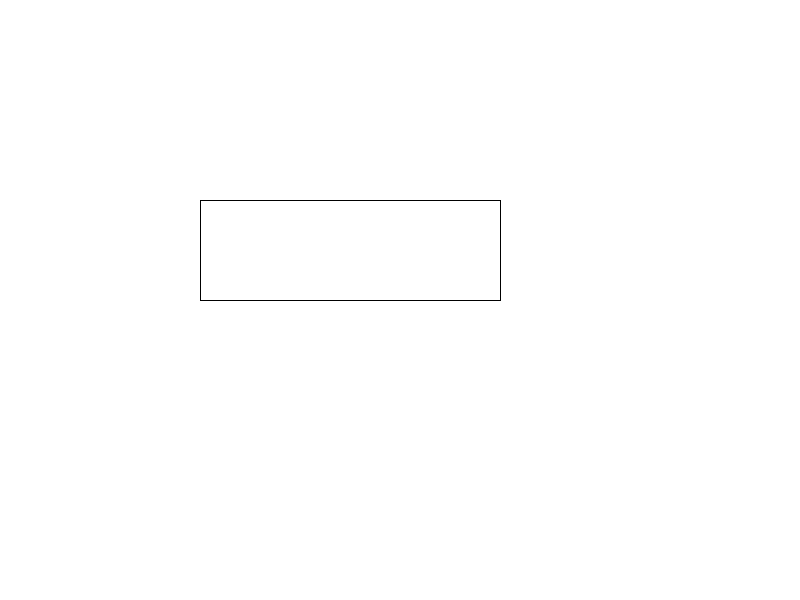
Frame 1 (no input)
Frame 60 (the mouse pressed at the canvas centre just before this capture): identical to frame 1, image omitted
Frame 120 (the mouse held since frame 60 and released just before this capture): identical to frame 1, image omitted

The Processing sketch that drew this single still picture (run headless with seeded random() and noise(); from frame 60 on, the mouse is pressed at the canvas centre):

// Processing sketch: Classe1
// ── Classe1.pde
void setup (){
  size(800,600);
  background(255, 0, 0);
}

void draw(){
  background(255);
  rect(200, 200, 300, 100);
}
